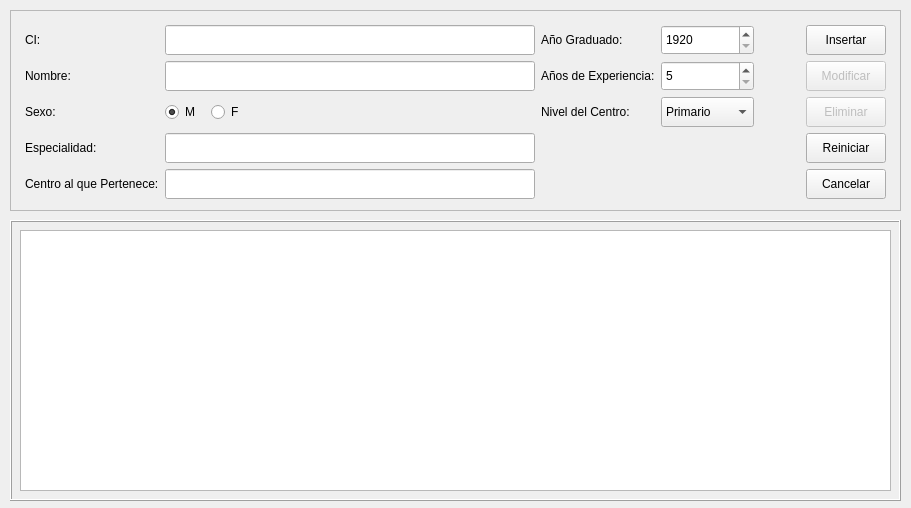
<?xml version="1.0" encoding="UTF-8"?>
<ui version="4.0">
 <class>Dialog</class>
 <widget class="QDialog" name="Dialog">
  <property name="geometry">
   <rect>
    <x>0</x>
    <y>0</y>
    <width>911</width>
    <height>508</height>
   </rect>
  </property>
  <property name="windowTitle">
   <string/>
  </property>
  <property name="windowIcon">
   <iconset>
    <normaloff>Qt.png</normaloff>Qt.png</iconset>
  </property>
  <widget class="QFrame" name="frame_2">
   <property name="geometry">
    <rect>
     <x>10</x>
     <y>220</y>
     <width>891</width>
     <height>281</height>
    </rect>
   </property>
   <property name="frameShape">
    <enum>QFrame::Box</enum>
   </property>
   <property name="frameShadow">
    <enum>QFrame::Raised</enum>
   </property>
   <widget class="QTableWidget" name="tableMedicos">
    <property name="geometry">
     <rect>
      <x>10</x>
      <y>10</y>
      <width>871</width>
      <height>261</height>
     </rect>
    </property>
    <property name="editTriggers">
     <set>QAbstractItemView::NoEditTriggers</set>
    </property>
    <property name="selectionBehavior">
     <enum>QAbstractItemView::SelectRows</enum>
    </property>
    <property name="columnCount">
     <number>0</number>
    </property>
   </widget>
  </widget>
  <widget class="QFrame" name="frame_3">
   <property name="geometry">
    <rect>
     <x>10</x>
     <y>10</y>
     <width>891</width>
     <height>201</height>
    </rect>
   </property>
   <property name="frameShape">
    <enum>QFrame::StyledPanel</enum>
   </property>
   <property name="frameShadow">
    <enum>QFrame::Sunken</enum>
   </property>
   <widget class="QWidget" name="layoutWidget">
    <property name="geometry">
     <rect>
      <x>10</x>
      <y>10</y>
      <width>871</width>
      <height>184</height>
     </rect>
    </property>
    <layout class="QGridLayout" name="gridLayout_4">
     <property name="leftMargin">
      <number>5</number>
     </property>
     <property name="topMargin">
      <number>5</number>
     </property>
     <property name="rightMargin">
      <number>5</number>
     </property>
     <property name="bottomMargin">
      <number>5</number>
     </property>
     <item row="0" column="2">
      <widget class="QLineEdit" name="text_ci">
       <property name="minimumSize">
        <size>
         <width>0</width>
         <height>30</height>
        </size>
       </property>
       <property name="maximumSize">
        <size>
         <width>16777215</width>
         <height>30</height>
        </size>
       </property>
      </widget>
     </item>
     <item row="4" column="2">
      <widget class="QLineEdit" name="text_nombre">
       <property name="minimumSize">
        <size>
         <width>0</width>
         <height>30</height>
        </size>
       </property>
       <property name="maximumSize">
        <size>
         <width>16777215</width>
         <height>30</height>
        </size>
       </property>
      </widget>
     </item>
     <item row="5" column="4">
      <widget class="QComboBox" name="combo_nivel">
       <property name="minimumSize">
        <size>
         <width>0</width>
         <height>30</height>
        </size>
       </property>
       <property name="maximumSize">
        <size>
         <width>16777215</width>
         <height>30</height>
        </size>
       </property>
       <item>
        <property name="text">
         <string>Primario</string>
        </property>
       </item>
       <item>
        <property name="text">
         <string>Secundario</string>
        </property>
       </item>
       <item>
        <property name="text">
         <string>Terciario</string>
        </property>
       </item>
      </widget>
     </item>
     <item row="5" column="6">
      <widget class="QPushButton" name="btn_delete">
       <property name="enabled">
        <bool>false</bool>
       </property>
       <property name="minimumSize">
        <size>
         <width>0</width>
         <height>30</height>
        </size>
       </property>
       <property name="text">
        <string>Eliminar</string>
       </property>
      </widget>
     </item>
     <item row="4" column="3">
      <widget class="QLabel" name="label_14">
       <property name="text">
        <string>Años de Experiencia:</string>
       </property>
      </widget>
     </item>
     <item row="0" column="3">
      <widget class="QLabel" name="label_16">
       <property name="text">
        <string>Año Graduado:</string>
       </property>
      </widget>
     </item>
     <item row="8" column="0">
      <widget class="QLabel" name="label">
       <property name="text">
        <string>Centro al que Pertenece:</string>
       </property>
      </widget>
     </item>
     <item row="0" column="4">
      <widget class="QSpinBox" name="number_anio_graduado">
       <property name="minimumSize">
        <size>
         <width>0</width>
         <height>30</height>
        </size>
       </property>
       <property name="maximumSize">
        <size>
         <width>16777215</width>
         <height>30</height>
        </size>
       </property>
       <property name="minimum">
        <number>1920</number>
       </property>
       <property name="maximum">
        <number>2020</number>
       </property>
      </widget>
     </item>
     <item row="4" column="4">
      <widget class="QSpinBox" name="number_exp">
       <property name="minimumSize">
        <size>
         <width>0</width>
         <height>30</height>
        </size>
       </property>
       <property name="maximumSize">
        <size>
         <width>16777215</width>
         <height>30</height>
        </size>
       </property>
       <property name="minimum">
        <number>5</number>
       </property>
       <property name="maximum">
        <number>50</number>
       </property>
      </widget>
     </item>
     <item row="6" column="2">
      <widget class="QLineEdit" name="text_especialidad">
       <property name="minimumSize">
        <size>
         <width>370</width>
         <height>30</height>
        </size>
       </property>
       <property name="maximumSize">
        <size>
         <width>370</width>
         <height>30</height>
        </size>
       </property>
      </widget>
     </item>
     <item row="0" column="6">
      <widget class="QPushButton" name="btn_add">
       <property name="minimumSize">
        <size>
         <width>0</width>
         <height>30</height>
        </size>
       </property>
       <property name="text">
        <string>Insertar</string>
       </property>
      </widget>
     </item>
     <item row="8" column="2">
      <widget class="QLineEdit" name="text_centro">
       <property name="minimumSize">
        <size>
         <width>370</width>
         <height>30</height>
        </size>
       </property>
       <property name="maximumSize">
        <size>
         <width>370</width>
         <height>30</height>
        </size>
       </property>
      </widget>
     </item>
     <item row="4" column="6">
      <widget class="QPushButton" name="btn_edit">
       <property name="enabled">
        <bool>false</bool>
       </property>
       <property name="minimumSize">
        <size>
         <width>0</width>
         <height>30</height>
        </size>
       </property>
       <property name="text">
        <string>Modificar</string>
       </property>
      </widget>
     </item>
     <item row="4" column="5">
      <spacer name="horizontalSpacer_2">
       <property name="orientation">
        <enum>Qt::Horizontal</enum>
       </property>
       <property name="sizeHint" stdset="0">
        <size>
         <width>40</width>
         <height>20</height>
        </size>
       </property>
      </spacer>
     </item>
     <item row="5" column="0">
      <widget class="QLabel" name="label_5">
       <property name="text">
        <string>Sexo:</string>
       </property>
      </widget>
     </item>
     <item row="5" column="3">
      <widget class="QLabel" name="label_2">
       <property name="text">
        <string>Nivel del Centro:</string>
       </property>
      </widget>
     </item>
     <item row="6" column="6">
      <widget class="QPushButton" name="btn_reset">
       <property name="minimumSize">
        <size>
         <width>0</width>
         <height>30</height>
        </size>
       </property>
       <property name="text">
        <string>Reiniciar</string>
       </property>
      </widget>
     </item>
     <item row="6" column="0">
      <widget class="QLabel" name="label_11">
       <property name="text">
        <string>Especialidad:</string>
       </property>
      </widget>
     </item>
     <item row="8" column="6">
      <widget class="QPushButton" name="btn_cancel">
       <property name="minimumSize">
        <size>
         <width>0</width>
         <height>30</height>
        </size>
       </property>
       <property name="text">
        <string>Cancelar</string>
       </property>
      </widget>
     </item>
     <item row="5" column="2">
      <layout class="QHBoxLayout" name="horizontalLayout_2">
       <item>
        <widget class="QRadioButton" name="radio_M">
         <property name="maximumSize">
          <size>
           <width>40</width>
           <height>16777215</height>
          </size>
         </property>
         <property name="text">
          <string>M</string>
         </property>
         <property name="checked">
          <bool>true</bool>
         </property>
        </widget>
       </item>
       <item>
        <widget class="QRadioButton" name="radio_F">
         <property name="text">
          <string>F</string>
         </property>
        </widget>
       </item>
      </layout>
     </item>
     <item row="0" column="0">
      <widget class="QLabel" name="label_15">
       <property name="minimumSize">
        <size>
         <width>58</width>
         <height>0</height>
        </size>
       </property>
       <property name="maximumSize">
        <size>
         <width>58</width>
         <height>16777215</height>
        </size>
       </property>
       <property name="text">
        <string>CI:</string>
       </property>
      </widget>
     </item>
     <item row="4" column="0">
      <widget class="QLabel" name="label_13">
       <property name="text">
        <string>Nombre:</string>
       </property>
      </widget>
     </item>
    </layout>
   </widget>
  </widget>
 </widget>
 <resources/>
 <connections/>
</ui>
